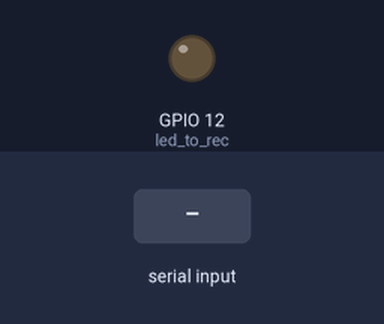
Bench run of a sketch on a simulated ESP32. Shown: output pins drawn as LEDs (lit = HIGH). The inputs (shaded band) are chosen by the test bench. WiFi joins after 1.5 s; servers stay silent unless stated; no MQTT or app messages arrive unless stated; the modem accepts every AT command (registered, SIM ready, sends succeed) and sends nothing else; what the sketch prints to the serial monitor is not drawn.

Above: at 3.7 s.
3.8 s: "90,45,200\n" received over the second serial link
At 4.85 s:
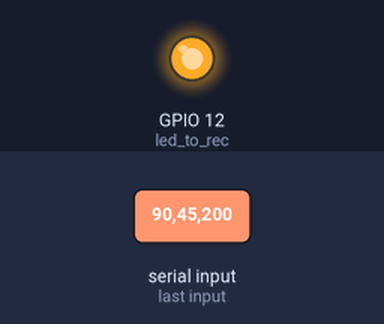
6.8 s: "30,150,10\n" received over the second serial link
At 8.8 s:
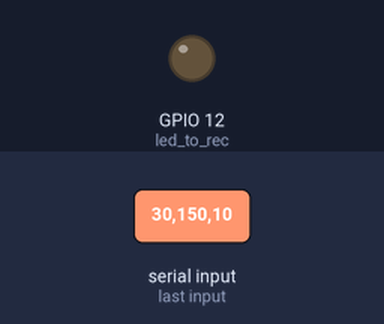
9.8 s: "1,90,45\n" received over the second serial link
At 11.6 s:
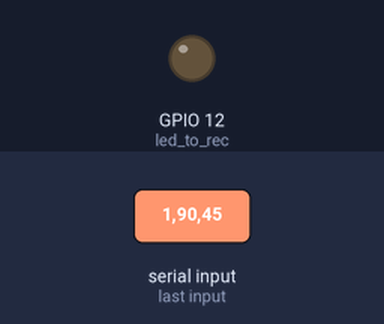
Timing chart, 0 to 13.9 s (numbered marks = the images above; inputs shaded):
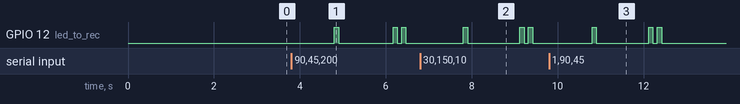

Measured:
- after the input at 3.8 s, GPIO 12 (led_to_rec): goes HIGH 0.10 s, LOW 1.3 s, HIGH 0.10 s, LOW 0.10 s, HIGH 0.10 s, then LOW, starting after 1.0 s
- after the input at 6.8 s, GPIO 12 (led_to_rec): goes HIGH 0.10 s, LOW 1.2 s, HIGH 0.10 s, LOW 0.10 s, HIGH 0.10 s, then LOW, starting after 1.0 s
- after the input at 9.8 s, GPIO 12 (led_to_rec): goes HIGH 0.10 s, LOW 1.2 s, HIGH 0.10 s, LOW 0.10 s, HIGH 0.10 s, then LOW, starting after 1.0 s

The sketch:

gateway-test.ino
```cpp
// biblitoecas e variáveis para WIfi/MQTT
// #include <WiFi.h>
#include <PubSubClient.h>
#include <ArduinoJson.h>
#include <WiFiManager.h> // https://github.com/tzapu/WiFiManager -> para adicionar colocar login e senha

//-------------------------------------------
// Configurações da rede Wi-Fi (não necessário depois da library Wifimeneger)
// const char *ssid = "NOS-2E40";
// const char *password = "2TJA5RZ9";

// const char* ssid = "iPhone de Mateus";
// const char* password = "12345678";

// const char* ssid = "agents";
// const char* password = "QgC9O8VucAByqvVu5Rruv1zdpqM66cd23KG4ElV7vZiJND580bzYvaHqz5k07G2";

WiFiClient espClient;
int32_t rssi; // variavel para recever sinal RSSI wifi
// Configurações do broker MQTT
const char *mqttServer = "broker.mqtt-dashboard.com";
bool flag_mqtt = false; // flag para garantir envio do pacote.
const int mqttPort = 1883;
const char *mqttUser = "USUARIO_DO_BROKER";
const char *mqttPassword = "SENHA_DO_BROKER";
const char *topic = "IPB/TESTE/TRACKER/01";
PubSubClient client(espClient);
char *RSSI_LoRA;

String jsonData = "";         // para receber json
DynamicJsonDocument doc(256); // Tamanho do buffer JSON
//---------------------------------------------------------
// Lora - Uart
#include <HardwareSerial.h>

#define rxLoRa 16
#define txLoRA 17

HardwareSerial lora(1); // objeto Lora
String incomingString;  // string que vai receber as informações

char end_to_send = '1'; // endereço do outro lora

char markers[12]; // = "ABCDEFGHIJK";  // J indica o fim da string
// char makers_with_T[] = "ABCDEFGHIJK"; //K indica o fim da string

char *data;                    // para armazenar as informações que chegam
char extractedStrings[12][20]; // 9 caracteres de A a I e tamanho suficiente para armazenar os valores
char utctime[25];              // vetor que vai receber time
char latlon[2][10];            // veotor para receber latitude e longitude
char last_data[] = "K";        // Caracter para conferir se o pacote é da memoria (UTC Time Format has a Z)
char find_gatway[] = "O";      // mensagem que device envia para encontrar gatway
void zerar_extractedStrings(); // para zerar a matriz
char type_data = 0;            // tipo de dado que está chegando [0] - atual; [1] - dado guardado
//---------------------------------------------------------
#include <Arduino.h>
// outos pinos do sistema
#define led_to_rec 12
// variaveis para função millis (mostrar "." enquanto nao recebe sinal);
unsigned int break_line = 60000;        // 60 segundos (tempo de reinício de função) (milis)
unsigned int time_to_show_point = 1000; //"." é mostrado a cada tempo (milis)
unsigned long time_break_line;          // variavel de controle
unsigned long time_show_msg;            // variavel de controle

void setup(){
  Serial.begin(115200);                           // connect serial
  lora.begin(115200, SERIAL_8N1, rxLoRa, txLoRA); // connect lora  modulo
  lora.println("AT+ADDRESS?");                    // para conferir o endereco do modulo
  Serial.println(lora.readString());              // para conferir o endereco do modulo
  //------------------------------------
  // definições WIFI
  // setup_wifi();
  //------------------------------------
  WiFi.mode(WIFI_STA);
  WiFiManager Gatway; // objeto do tipo wifimeneger
  // Gatway.resetSettings();
  bool res;
  // res = Gatway.autoConnect("Gatway_ESP32","biomasimo"); // password protected ap
  res = Gatway.autoConnect("Gatway_ESP32"); // sem senha
  if (!res){
    Serial.println("Failed to connect");
    // ESP.restart();
  }
  else{
    // if you get here you have connected to the WiFi
    Serial.println("connected...yeey :)");
  }
  //------------------------------------
  // MQTT
  client.setServer(mqttServer, mqttPort); // define servidor e porta
  //------------------------------------
  // outros pinos
  pinMode(led_to_rec, OUTPUT);
  digitalWrite(led_to_rec, LOW); // Desliga led
  //------------------------------------
  // millis para processos em loop
  time_break_line = millis();
  time_show_msg = millis();
}

void loop(){
  //----------------------------------------------
  // mostra "." para indicar que está aguardando pacote LORA

  if (millis() - time_break_line >= break_line){
    // Reinicie o contador millis()
    Serial.print("\n"); // quera linha
    time_break_line = millis();
  }
  if (millis() - time_show_msg >= time_to_show_point){
    Serial.print(".");
    time_show_msg = millis();
  }
  if (lora.available()){
    Serial.println("\n========[PACOTE CHEGOU]=========="); // debug serial
    incomingString = lora.readString();
    Serial.println(incomingString);
    //----------------------------------------------
    toggleSerial(false); // Desliga a comunicação serial para não haver interrupções indesejadas
    //----------------------------------------------
    led_to_send(); // led para indicar que chegou algo
    //----------------------------------------------
    char dataArray[100];                        // vetor que vai receber string
    incomingString.toCharArray(dataArray, 100); // método para atribui string a vetor
    data = strtok(dataArray, ",");
    data = strtok(NULL, ",");
    data = strtok(NULL, ",");
    RSSI_LoRA = &*data; // para pegar o RSSI do sinal lora
    RSSI_LoRA = strtok(NULL, ",");
    // Serial.println(incomingString);
    Serial.println(data);

    //----------------------------------------------
    // Dividir data em pacotes
    type_data = 0; // tipo de dado pre estabelecido
    int i, j = 0, startPos = -1, count = 0;
    // conferir se há T no vetor

    for (i = 0; data[i] != '\0'; i++){
      if (strchr(find_gatway, data[i])){                // se device estver procurando o gatwat
        type_data = 1;                                  // flag para indicar que o pacote é passado
        break;
      }
      if (strchr(last_data, data[i])){ // exsitir "Z" no pacote o dado é passado
        sprintf(markers, "ABCDEFGHIK"); // atribui K como ultimo caracter (depois do horario)
        type_data = 2;                  // flag para indicar que o pacote é passado
        break;
      }
      else{

        type_data = 3;                 // flag para pacote em tempo real
        sprintf(markers, "ABCDEFGHI"); // caso contrario o pacote é em tempo real
      }
    }
    //----------------------------------------------
    if (type_data == 1){
      Serial.println("[Device procurando gatway]");
    }
    else // debug
      if (type_data == 2){
        Serial.println("[Pacote da memoria]");
      }
      else // debug
        if (type_data == 3){
          Serial.println("[Pacote atual]");
        } // debug
    //----------------------------------------------
    // pré processamento - lógica para quebrar o pacote em partes se pacote requiser isso
    if (type_data == 2 || type_data == 3){ // se o pacote for do tipo 2 ou 3
      for (i = 0; data[i] != '\0'; i++){
        if (strchr(markers, data[i])) // analisa se o caractere
        {
          { // se input contem markers
            if (startPos != -1)
              extractedStrings[count][j] = '\0';
            count++;
            j = 0;
          }
          extractedStrings[count][j++] = data[i];
          startPos = i;
        }
        else if (startPos != -1)
        {
          extractedStrings[count][j++] = data[i];
        }
      }
      //----------------------------------------------
      // Organizar formato de hora: 2023-10-05T11:30:44Z
      // Separar Lat e lon
      separate_lat_and_lon();
    }
    //------------------------------------
    // imprimir nível da conexão com Wifi
    rssi = WiFi.RSSI();
    Serial.print("Nível de sinal Wi-Fi: ");
    Serial.print(rssi);
    Serial.println(" dBm");
    for (int i = 0; i < count - 1; i++){ // -1 por que J não conta
      printf("dado %c: %s\n", extractedStrings[i + 1][0], extractedStrings[i + 1] + 1);
    }
    //------------------------------------------------------
    if (type_data == 2 || type_data == 3){
      doc["latitude"] = atof(latlon[0]);
      doc["longitude"] = atof(latlon[1]);
      doc["vel"] = atof(extractedStrings[2] + 1);
      doc["temperatura"] = atof(extractedStrings[3] + 1);
      doc["umidade"] = atof(extractedStrings[4] + 1);
      doc["X"] = atof(extractedStrings[5] + 1);
      doc["Y"] = atof(extractedStrings[6] + 1);
      doc["Z"] = atof(extractedStrings[7] + 1);
      doc["Bat_Perc"] = atof(extractedStrings[8] + 1);
    }
    if (type_data == 2){
      doc["time"] = atof(extractedStrings[9] + 1);
    }
    if (type_data == 1 || type_data == 2 || type_data == 3){
      doc["RSSI_LoRa"] = atof(RSSI_LoRA);
      doc["RSSI_WIFI"] = rssi;
    }
    /*
    // Serializar o objeto JSON em uma string
    if (incomingString.indexOf('\r') != -1) {
    Serial.println("Caracteres \\r encontrados na incomingString.");
    }
    */
    jsonData = "";
    serializeJson(doc, jsonData);
    Serial.println(jsonData);
    //---------------------------
    // confere conexão
    if (!client.connected())
    {
      reconnect();
    }
    client.loop();
    //-------------------------------------------
    // Publicar no tópico especificado
    if (client.publish(topic, jsonData.c_str())){ // encaminha json montado! QoS = 2
      Serial.println("Message published successfully");
      delay(200);
      flag_mqtt = true; // se foi publicado a mensagem de confirmação será enviada
    }
    else{
      Serial.println("Failed to publish message");
      // adicionar aqui o salvamento da mensagem
      delay(200);
      flag_mqtt = false; // se não foi publicado a mensagem de confirmação não será enviada
    }
    client.endPublish();        //finaliza publicação MQTT
    //-------------------------------------------
    zerar_extractedStrings(); // para zerar a matriz de dados
    Serial.println("string zerada");
    //-------------------------------------------
    if (flag_mqtt){
      send_confirmation(); // se o pacote foi publicado a mensagem de confirmação é enviada para o device
    }
    else{
      toggleSerial(true); // Liga a comunicação serial novamente
    }
    //-------------------------------------------
  }
}

void separate_lat_and_lon(){
  strncpy(latlon[0], extractedStrings[1] + 1, 9);     //+1 para pular o caracter, 9 para recolher os 9 bytes de informação
  strncpy(latlon[1], extractedStrings[1] + 1 + 9, 9); //+1 para pular o caracter, 9 para recolher os 9 bytes de informação
}

void send_confirmation(){
  toggleSerial(true); // Liga a comunicação serial novamente
  Serial.println("Serial ligada");
  char conf[30]; // vetor para empacote mensagem de confirmacao
  sprintf(conf, "AT+SEND=%c,2,OK", end_to_send);
  Serial.println(conf); // mostra mensagem a ser enviada
  lora.println(conf);   // manda a mensagem de confirmacao de recebimento
  Serial.println("mandando mensagem de confirmação..");
  Serial.println(lora.readString()); // lê a resposta do módulo
  led_to_send();
  delay(100);
  led_to_send();
  Serial.println("[FIM DO PROCESSO] -> AGUARDAR NOVA MENSAGEM");
}

void led_to_send(){
  digitalWrite(led_to_rec, HIGH); // Liga Led
  delay(100);                     // tempo de led ligado
  digitalWrite(led_to_rec, LOW);  // Desliga led
}

void zerar_extractedStrings(){ // função para zerar string que armazena os dados
  int i, j;
  // zerar extractedStrings
  for (i = 0; i < 13; ++i){
    for (j = 0; j < 21; ++j){
      extractedStrings[i][j] = '\0';
    }
  }
  // zerar utctime
  for (i = 0; i < 26; i++){
    utctime[i] = '\0';
  }
  // zerar latlon
  for (i = 0; i < 3; i++){
    for (j = 0; j < 11; j++){
      latlon[i][j] = '\0';
    }
  }
  // zerando demais variáveis
  RSSI_LoRA = 0;
  rssi = 0;
  doc.clear(); // Isso apagará todo o conteúdo do documento
}

bool serialEnabled = true; // Variável de controle para a comunicação serial

void toggleSerial(bool enable){
  if (enable){
    lora.begin(115200, SERIAL_8N1, rxLoRa, txLoRA);
  }
  else{
    lora.end();
  }
}

void reconnect(){
  int cont_to_reset = 0;
  while (!client.connected()){
    client.setServer(mqttServer, mqttPort);
    Serial.print("Conectando ao broker MQTT...");

    // if (client.connect("ESP32Client", mqttUser, mqttPassword))
    if (client.connect("ESP32Client")){
      Serial.println("Conectado");
      // client.subscribe("TOPICO_SUBSCRIBER");
    }
    else{
      Serial.print("Falha na conexão - Estado: ");
      Serial.print(client.state());
      Serial.println(" Tentando novamente em 5 segundos");
      delay(5000);
      cont_to_reset++;
    }
    if (cont_to_reset >= 2){
      Serial.println("Não foi possivel reconectar ao Broker, reiniciando sistema");
      ESP.restart();
    }
  }
}
```
